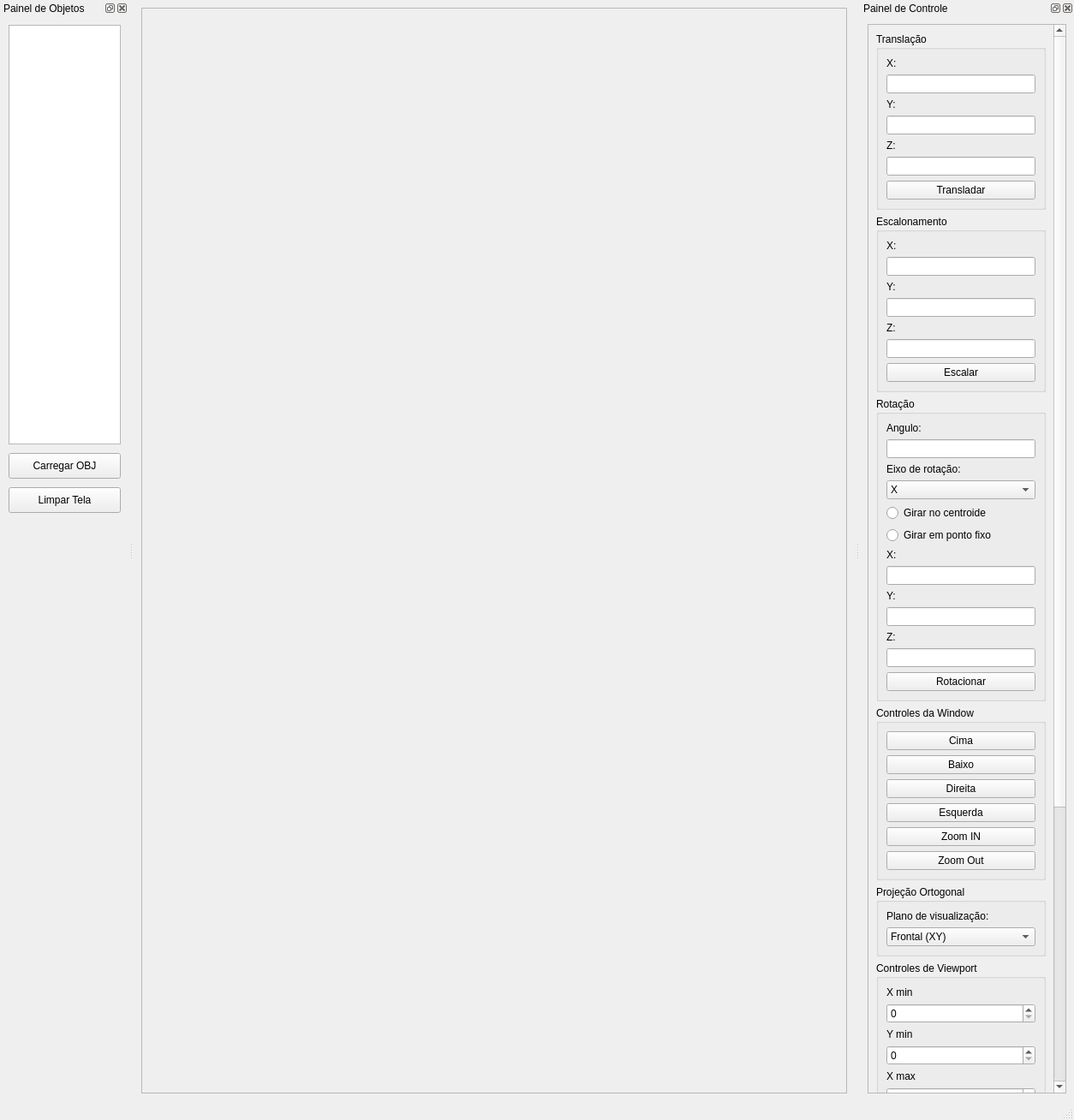
<?xml version="1.0" encoding="UTF-8"?>
<ui version="4.0">
 <class>MainWindow</class>
 <widget class="QMainWindow" name="MainWindow">
  <property name="geometry">
   <rect>
    <x>0</x>
    <y>0</y>
    <width>1254</width>
    <height>1308</height>
   </rect>
  </property>
  <property name="windowTitle">
   <string>MainWindow</string>
  </property>
  <widget class="QWidget" name="centralwidget">
   <layout class="QVBoxLayout" name="verticalLayout_5">
    <item>
     <widget class="MeuFrame" name="visualizadorFrame">
      <property name="frameShape">
       <enum>QFrame::Shape::StyledPanel</enum>
      </property>
      <property name="frameShadow">
       <enum>QFrame::Shadow::Raised</enum>
      </property>
     </widget>
    </item>
   </layout>
  </widget>
  <widget class="QMenuBar" name="menubar">
   <property name="geometry">
    <rect>
     <x>0</x>
     <y>0</y>
     <width>1254</width>
     <height>21</height>
    </rect>
   </property>
  </widget>
  <widget class="QStatusBar" name="statusbar"/>
  <widget class="QDockWidget" name="dockWidget">
   <property name="minimumSize">
    <size>
     <width>150</width>
     <height>38</height>
    </size>
   </property>
   <property name="windowTitle">
    <string>Painel de Objetos</string>
   </property>
   <attribute name="dockWidgetArea">
    <number>1</number>
   </attribute>
   <widget class="QWidget" name="dockWidgetContents">
    <widget class="QListWidget" name="listaObjetos">
     <property name="geometry">
      <rect>
       <x>10</x>
       <y>10</y>
       <width>131</width>
       <height>490</height>
      </rect>
     </property>
    </widget>
    <widget class="QPushButton" name="btnCarregarObj">
     <property name="geometry">
      <rect>
       <x>10</x>
       <y>510</y>
       <width>131</width>
       <height>30</height>
      </rect>
     </property>
     <property name="text">
      <string>Carregar OBJ</string>
     </property>
    </widget>
    <widget class="QPushButton" name="btnLimparTela">
     <property name="geometry">
      <rect>
       <x>10</x>
       <y>550</y>
       <width>131</width>
       <height>30</height>
      </rect>
     </property>
     <property name="text">
      <string>Limpar Tela</string>
     </property>
    </widget>
   </widget>
  </widget>
  <widget class="QDockWidget" name="dockWidget_2">
   <property name="minimumSize">
    <size>
     <width>250</width>
     <height>400</height>
    </size>
   </property>
   <property name="windowTitle">
    <string>Painel de Controle</string>
   </property>
   <attribute name="dockWidgetArea">
    <number>2</number>
   </attribute>
   <widget class="QWidget" name="dockWidgetContents_2">
    <layout class="QVBoxLayout" name="verticalLayout_7">
     <item>
      <widget class="QScrollArea" name="scrollArea">
       <property name="widgetResizable">
        <bool>true</bool>
       </property>
       <widget class="QWidget" name="scrollAreaWidgetContents">
        <property name="enabled">
         <bool>true</bool>
        </property>
        <property name="geometry">
         <rect>
          <x>0</x>
          <y>-559</y>
          <width>216</width>
          <height>1786</height>
         </rect>
        </property>
        <layout class="QVBoxLayout" name="verticalLayout_6">
         <item>
          <widget class="QGroupBox" name="groupBox">
           <property name="title">
            <string>Translação</string>
           </property>
           <layout class="QVBoxLayout" name="verticalLayout">
            <item>
             <widget class="QLabel" name="label">
              <property name="text">
               <string>X:</string>
              </property>
             </widget>
            </item>
            <item>
             <widget class="QLineEdit" name="editX"/>
            </item>
            <item>
             <widget class="QLabel" name="label_2">
              <property name="text">
               <string>Y:</string>
              </property>
             </widget>
            </item>
            <item>
             <widget class="QLineEdit" name="editY"/>
            </item>
            <item>
             <widget class="QLabel" name="labelTranslacaoZ">
              <property name="text">
               <string>Z:</string>
              </property>
             </widget>
            </item>
            <item>
             <widget class="QLineEdit" name="editZ"/>
            </item>
            <item>
             <widget class="QPushButton" name="btnTranslacao">
              <property name="text">
               <string>Transladar</string>
              </property>
             </widget>
            </item>
           </layout>
          </widget>
         </item>
         <item>
          <widget class="QGroupBox" name="groupBox_2">
           <property name="title">
            <string>Escalonamento</string>
           </property>
           <layout class="QVBoxLayout" name="verticalLayout_2">
            <item>
             <widget class="QLabel" name="label_4">
              <property name="text">
               <string>X:</string>
              </property>
             </widget>
            </item>
            <item>
             <widget class="QLineEdit" name="editEscalaX"/>
            </item>
            <item>
             <widget class="QLabel" name="label_3">
              <property name="text">
               <string>Y:</string>
              </property>
             </widget>
            </item>
            <item>
             <widget class="QLineEdit" name="editEscalaY"/>
            </item>
            <item>
             <widget class="QLabel" name="labelEscalaZ">
              <property name="text">
               <string>Z:</string>
              </property>
             </widget>
            </item>
            <item>
             <widget class="QLineEdit" name="editEscalaZ"/>
            </item>
            <item>
             <widget class="QPushButton" name="btnEscalar">
              <property name="text">
               <string>Escalar</string>
              </property>
             </widget>
            </item>
           </layout>
          </widget>
         </item>
         <item>
          <widget class="QGroupBox" name="groupBox_3">
           <property name="title">
            <string>Rotação</string>
           </property>
           <layout class="QVBoxLayout" name="verticalLayout_3">
            <item>
             <widget class="QLabel" name="label_5">
              <property name="text">
               <string>Angulo:</string>
              </property>
             </widget>
            </item>
            <item>
             <widget class="QLineEdit" name="editAngulo"/>
            </item>
            <item>
             <widget class="QLabel" name="labelEixoRotacao">
              <property name="text">
               <string>Eixo de rotação:</string>
              </property>
             </widget>
            </item>
            <item>
             <widget class="QComboBox" name="comboEixoRotacao">
              <item>
               <property name="text">
                <string>X</string>
               </property>
              </item>
              <item>
               <property name="text">
                <string>Y</string>
               </property>
              </item>
              <item>
               <property name="text">
                <string>Z</string>
               </property>
              </item>
             </widget>
            </item>
            <item>
             <widget class="QRadioButton" name="radioCentroide">
              <property name="text">
               <string>Girar no centroide</string>
              </property>
             </widget>
            </item>
            <item>
             <widget class="QRadioButton" name="radioPontoFixo">
              <property name="text">
               <string>Girar em ponto fixo</string>
              </property>
             </widget>
            </item>
            <item>
             <widget class="QLabel" name="label_7">
              <property name="text">
               <string>X:</string>
              </property>
             </widget>
            </item>
            <item>
             <widget class="QLineEdit" name="editPivotX"/>
            </item>
            <item>
             <widget class="QLabel" name="label_6">
              <property name="text">
               <string>Y:</string>
              </property>
             </widget>
            </item>
            <item>
             <widget class="QLineEdit" name="editPivotY"/>
            </item>
            <item>
             <widget class="QLabel" name="labelPivotZ">
              <property name="text">
               <string>Z:</string>
              </property>
             </widget>
            </item>
            <item>
             <widget class="QLineEdit" name="editPivotZ"/>
            </item>
            <item>
             <widget class="QPushButton" name="btnRotacionar">
              <property name="text">
               <string>Rotacionar</string>
              </property>
             </widget>
            </item>
           </layout>
          </widget>
         </item>
         <item>
          <widget class="QGroupBox" name="groupBox_4">
           <property name="title">
            <string>Controles da Window</string>
           </property>
           <layout class="QVBoxLayout" name="verticalLayout_4">
            <item>
             <widget class="QPushButton" name="btnWinCima">
              <property name="text">
               <string>Cima</string>
              </property>
             </widget>
            </item>
            <item>
             <widget class="QPushButton" name="btnWinBaixo">
              <property name="text">
               <string>Baixo</string>
              </property>
             </widget>
            </item>
            <item>
             <widget class="QPushButton" name="btnWinDireita">
              <property name="text">
               <string>Direita</string>
              </property>
             </widget>
            </item>
            <item>
             <widget class="QPushButton" name="btnWinEsquerda">
              <property name="text">
               <string>Esquerda</string>
              </property>
             </widget>
            </item>
            <item>
             <widget class="QPushButton" name="btnZoomIn">
              <property name="text">
               <string>Zoom IN</string>
              </property>
             </widget>
            </item>
            <item>
             <widget class="QPushButton" name="btnZoomOut">
              <property name="text">
               <string>Zoom Out</string>
              </property>
             </widget>
            </item>
           </layout>
          </widget>
         </item>
         <item>
          <widget class="QGroupBox" name="groupBoxProjecao">
           <property name="title">
            <string>Projeção Ortogonal</string>
           </property>
           <layout class="QVBoxLayout" name="verticalLayoutProjecao">
            <item>
             <widget class="QLabel" name="labelProjecao">
              <property name="text">
               <string>Plano de visualização:</string>
              </property>
             </widget>
            </item>
            <item>
             <widget class="QComboBox" name="comboProjecao">
              <item>
               <property name="text">
                <string>Frontal (XY)</string>
               </property>
              </item>
              <item>
               <property name="text">
                <string>Superior (XZ)</string>
               </property>
              </item>
              <item>
               <property name="text">
                <string>Lateral (ZY)</string>
               </property>
              </item>
              <item>
               <property name="text">
                <string>Perspectiva</string>
               </property>
              </item>
             </widget>
            </item>
           </layout>
          </widget>
         </item>
         <item>
          <widget class="QGroupBox" name="groupBox_5">
           <property name="title">
            <string>Controles de Viewport</string>
           </property>
           <layout class="QVBoxLayout" name="verticalLayout_8">
            <item>
             <widget class="QLabel" name="label_8">
              <property name="text">
               <string>X min</string>
              </property>
             </widget>
            </item>
            <item>
             <widget class="QSpinBox" name="spinVpXMin">
              <property name="maximum">
               <number>2000</number>
              </property>
             </widget>
            </item>
            <item>
             <widget class="QLabel" name="label_9">
              <property name="text">
               <string>Y min</string>
              </property>
             </widget>
            </item>
            <item>
             <widget class="QSpinBox" name="spinVpYMin">
              <property name="maximum">
               <number>2000</number>
              </property>
             </widget>
            </item>
            <item>
             <widget class="QLabel" name="label_10">
              <property name="text">
               <string>X max</string>
              </property>
             </widget>
            </item>
            <item>
             <widget class="QSpinBox" name="spinVpXMax">
              <property name="maximum">
               <number>2000</number>
              </property>
             </widget>
            </item>
            <item>
             <widget class="QLabel" name="label_11">
              <property name="text">
               <string>Y max</string>
              </property>
             </widget>
            </item>
            <item>
             <widget class="QSpinBox" name="spinVpYMax">
              <property name="maximum">
               <number>2000</number>
              </property>
             </widget>
            </item>
           </layout>
          </widget>
         </item>
         <item>
          <widget class="QGroupBox" name="groupBox_6">
           <property name="minimumSize">
            <size>
             <width>0</width>
             <height>350</height>
            </size>
           </property>
           <property name="title">
            <string>Controles de Câmera</string>
           </property>
           <widget class="QPushButton" name="btnCameraFrente">
            <property name="geometry">
             <rect>
              <x>12</x>
              <y>20</y>
              <width>174</width>
              <height>24</height>
             </rect>
            </property>
            <property name="text">
             <string>Câmera para Frente</string>
            </property>
           </widget>
           <widget class="QPushButton" name="btnCameraTras">
            <property name="geometry">
             <rect>
              <x>12</x>
              <y>50</y>
              <width>174</width>
              <height>24</height>
             </rect>
            </property>
            <property name="text">
             <string>Câmera para Trás</string>
            </property>
           </widget>
           <widget class="QPushButton" name="btnCameraEsquerda">
            <property name="geometry">
             <rect>
              <x>12</x>
              <y>80</y>
              <width>174</width>
              <height>24</height>
             </rect>
            </property>
            <property name="text">
             <string>Câmera para Esquerda</string>
            </property>
           </widget>
           <widget class="QPushButton" name="btnCameraDireita">
            <property name="geometry">
             <rect>
              <x>12</x>
              <y>110</y>
              <width>174</width>
              <height>24</height>
             </rect>
            </property>
            <property name="text">
             <string>Câmera para Direita</string>
            </property>
           </widget>
           <widget class="QPushButton" name="btnCameraCima">
            <property name="geometry">
             <rect>
              <x>12</x>
              <y>140</y>
              <width>174</width>
              <height>24</height>
             </rect>
            </property>
            <property name="text">
             <string>Câmera para Cima</string>
            </property>
           </widget>
           <widget class="QPushButton" name="btnCameraBaixo">
            <property name="geometry">
             <rect>
              <x>12</x>
              <y>170</y>
              <width>174</width>
              <height>24</height>
             </rect>
            </property>
            <property name="text">
             <string>Câmera para Baixo</string>
            </property>
           </widget>
           <widget class="QPushButton" name="btnOlharEsquerda">
            <property name="geometry">
             <rect>
              <x>12</x>
              <y>200</y>
              <width>174</width>
              <height>24</height>
             </rect>
            </property>
            <property name="text">
             <string>Olhar para a esquerda</string>
            </property>
           </widget>
           <widget class="QPushButton" name="btnOlharDireita">
            <property name="geometry">
             <rect>
              <x>12</x>
              <y>230</y>
              <width>174</width>
              <height>24</height>
             </rect>
            </property>
            <property name="text">
             <string>Olhar para a direita</string>
            </property>
           </widget>
           <widget class="QPushButton" name="btnOlharCima">
            <property name="geometry">
             <rect>
              <x>12</x>
              <y>260</y>
              <width>174</width>
              <height>24</height>
             </rect>
            </property>
            <property name="text">
             <string>Olhar para cima</string>
            </property>
           </widget>
           <widget class="QPushButton" name="btnOlharBaixo">
            <property name="geometry">
             <rect>
              <x>12</x>
              <y>290</y>
              <width>174</width>
              <height>24</height>
             </rect>
            </property>
            <property name="text">
             <string>Olhar para baixo</string>
            </property>
           </widget>
          </widget>
         </item>
        </layout>
       </widget>
      </widget>
     </item>
    </layout>
   </widget>
  </widget>
 </widget>
 <customwidgets>
  <customwidget>
   <class>MeuFrame</class>
   <extends>QFrame</extends>
   <header>meuframe.h</header>
   <container>1</container>
  </customwidget>
 </customwidgets>
 <resources/>
 <connections/>
</ui>
